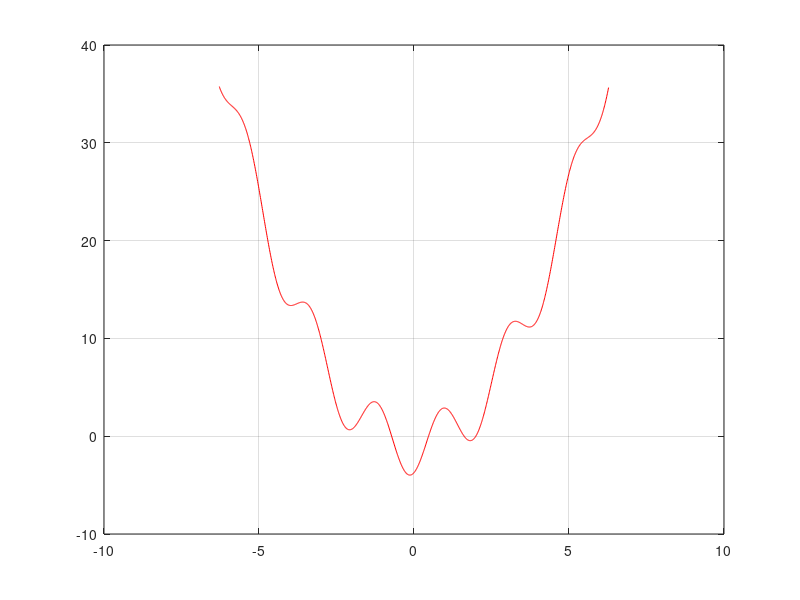

Source code (MATLAB): (Note: this script raises an error after producing the figure.)
function [] = U1a()
%1A Summary of this function goes here
%   Detailed explanation goes here
title('power(x,2)-3.*sin(3.*x+2)-1')
x = -2*pi:0.01:2*pi;
y = power(x,2)-3.*sin(3.*x+2)-1;
plot(x, y, 'r');
grid on
hold on
yl = yline(0);
end
